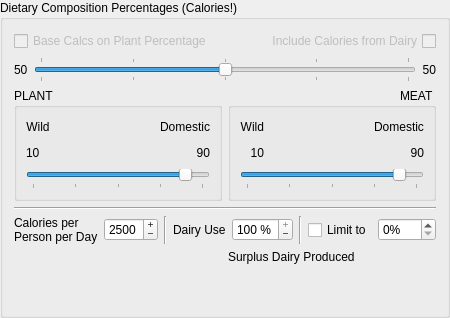
        <widget class="QGroupBox" name="diet_comp_box">
         <property name="sizePolicy">
          <sizepolicy hsizetype="Expanding" vsizetype="Fixed">
           <horstretch>0</horstretch>
           <verstretch>0</verstretch>
          </sizepolicy>
         </property>
         <property name="title">
          <string>Dietary Composition Percentages (Calories!)</string>
         </property>
         <layout class="QGridLayout">
          <item row="0" column="0" colspan="2">
           <layout class="QHBoxLayout">
            <item>
             <widget class="QCheckBox" name="cboxBaseOnPlants">
              <property name="enabled">
               <bool>false</bool>
              </property>
              <property name="text">
               <string>Base Calcs on Plant Percentage</string>
              </property>
             </widget>
            </item>
            <item>
             <spacer>
              <property name="orientation">
               <enum>Qt::Horizontal</enum>
              </property>
              <property name="sizeHint" stdset="0">
               <size>
                <width>40</width>
                <height>20</height>
               </size>
              </property>
             </spacer>
            </item>
            <item>
             <widget class="QCheckBox" name="cboxIncludeDairy">
              <property name="enabled">
               <bool>false</bool>
              </property>
              <property name="layoutDirection">
               <enum>Qt::RightToLeft</enum>
              </property>
              <property name="text">
               <string>Include Calories from Dairy</string>
              </property>
             </widget>
            </item>
           </layout>
          </item>
          <item row="1" column="0" colspan="2">
           <layout class="QHBoxLayout">
            <item>
             <widget class="QLabel" name="labelCropPercent">
              <property name="toolTip">
               <string>&lt;html&gt;&lt;head&gt;&lt;meta name=&quot;qrichtext&quot; content=&quot;1&quot; /&gt;&lt;style type=&quot;text/css&quot;&gt;
p, li { white-space: pre-wrap; }
&lt;/style&gt;&lt;/head&gt;&lt;body style=&quot; font-family:'Sans Serif'; font-size:9pt; font-weight:400; font-style:normal; text-decoration:none;&quot;&gt;
&lt;p style=&quot; margin-top:0px; margin-bottom:0px; margin-left:0px; margin-right:0px; -qt-block-indent:0; text-indent:0px;&quot;&gt;The percentage of calories of the populations diet that is supplied by food that comes from plants.&lt;/p&gt;&lt;/body&gt;&lt;/html&gt;</string>
              </property>
              <property name="text">
               <string>50</string>
              </property>
             </widget>
            </item>
            <item>
             <widget class="QSlider" name="sliderDiet">
              <property name="toolTip">
               <string>&lt;html&gt;&lt;head&gt;&lt;meta name=&quot;qrichtext&quot; content=&quot;1&quot; /&gt;&lt;style type=&quot;text/css&quot;&gt;
p, li { white-space: pre-wrap; }
&lt;/style&gt;&lt;/head&gt;&lt;body style=&quot; font-family:'Sans Serif'; font-size:9pt; font-weight:400; font-style:normal; text-decoration:none;&quot;&gt;
&lt;p style=&quot; margin-top:0px; margin-bottom:0px; margin-left:0px; margin-right:0px; -qt-block-indent:0; text-indent:0px;&quot;&gt;Adjust this slider to set the ratio of Plant:Meat plants in the diet (calories)&lt;/p&gt;&lt;/body&gt;&lt;/html&gt;</string>
              </property>
              <property name="whatsThis">
               <string>&lt;html&gt;&lt;head&gt;&lt;meta name=&quot;qrichtext&quot; content=&quot;1&quot; /&gt;&lt;style type=&quot;text/css&quot;&gt;
p, li { white-space: pre-wrap; }
&lt;/style&gt;&lt;/head&gt;&lt;body style=&quot; font-family:'Sans Serif'; font-size:9pt; font-weight:400; font-style:normal; text-decoration:none;&quot;&gt;
&lt;p style=&quot; margin-top:0px; margin-bottom:0px; margin-left:0px; margin-right:0px; -qt-block-indent:0; text-indent:0px;&quot;&gt;Set the overall division in the diet as a ratio between calories provided by &lt;span style=&quot; font-weight:600; color:#0000ff;&quot;&gt;Plants&lt;/span&gt; and calories provided by &lt;span style=&quot; font-weight:600; color:#0000ff;&quot;&gt;Meat&lt;/span&gt; with the top slider. You can either click and drag with the mouse, or use the mouse wheel. As you slide it, you will see that the percentages for both are automatically adjusted. This setting includes food from both wild and tame sources.&lt;/p&gt;
&lt;p style=&quot;-qt-paragraph-type:empty; margin-top:0px; margin-bottom:0px; margin-left:0px; margin-right:0px; -qt-block-indent:0; text-indent:0px;&quot;&gt;&lt;/p&gt;
&lt;p style=&quot; margin-top:0px; margin-bottom:0px; margin-left:0px; margin-right:0px; -qt-block-indent:0; text-indent:0px;&quot;&gt;The Plant to Meat Ratio is the primary distinction you must make when defining the settlements diet. This setting relies on the assumption that all food comes from either plants or animals, regardless of whether or not it is tame or wild. &lt;span style=&quot; font-weight:600; color:#0000ff;&quot;&gt;Note that this setting is based on calories&lt;/span&gt;&lt;/p&gt;&lt;/body&gt;&lt;/html&gt;</string>
              </property>
              <property name="maximum">
               <number>100</number>
              </property>
              <property name="singleStep">
               <number>1</number>
              </property>
              <property name="pageStep">
               <number>1</number>
              </property>
              <property name="value">
               <number>50</number>
              </property>
              <property name="sliderPosition">
               <number>50</number>
              </property>
              <property name="orientation">
               <enum>Qt::Horizontal</enum>
              </property>
              <property name="tickPosition">
               <enum>QSlider::TicksBothSides</enum>
              </property>
              <property name="tickInterval">
               <number>25</number>
              </property>
             </widget>
            </item>
            <item>
             <widget class="QLabel" name="labelMeatPercent">
              <property name="toolTip">
               <string>&lt;html&gt;&lt;head&gt;&lt;meta name=&quot;qrichtext&quot; content=&quot;1&quot; /&gt;&lt;style type=&quot;text/css&quot;&gt;
p, li { white-space: pre-wrap; }
&lt;/style&gt;&lt;/head&gt;&lt;body style=&quot; font-family:'Sans Serif'; font-size:9pt; font-weight:400; font-style:normal; text-decoration:none;&quot;&gt;
&lt;p style=&quot; margin-top:0px; margin-bottom:0px; margin-left:0px; margin-right:0px; -qt-block-indent:0; text-indent:0px;&quot;&gt;The percentage of calories of the populations diet that is supplied by food that comes from animals.&lt;/p&gt;&lt;/body&gt;&lt;/html&gt;</string>
              </property>
              <property name="text">
               <string>50</string>
              </property>
              <property name="alignment">
               <set>Qt::AlignRight|Qt::AlignTrailing|Qt::AlignVCenter</set>
              </property>
             </widget>
            </item>
           </layout>
          </item>
          <item row="2" column="0">
           <widget class="QGroupBox" name="groupplantpercent">
            <property name="title">
             <string>PLANT</string>
            </property>
            <layout class="QGridLayout">
             <item row="1" column="1">
              <spacer>
               <property name="orientation">
                <enum>Qt::Horizontal</enum>
               </property>
               <property name="sizeHint" stdset="0">
                <size>
                 <width>40</width>
                 <height>20</height>
                </size>
               </property>
              </spacer>
             </item>
             <item row="1" column="2">
              <widget class="QLabel" name="labelCropTamePercent">
               <property name="toolTip">
                <string>&lt;html&gt;&lt;head&gt;&lt;meta name=&quot;qrichtext&quot; content=&quot;1&quot; /&gt;&lt;style type=&quot;text/css&quot;&gt;
p, li { white-space: pre-wrap; }
&lt;/style&gt;&lt;/head&gt;&lt;body style=&quot; font-family:'Sans Serif'; font-size:9pt; font-weight:400; font-style:normal; text-decoration:none;&quot;&gt;
&lt;p style=&quot; margin-top:0px; margin-bottom:0px; margin-left:0px; margin-right:0px; -qt-block-indent:0; text-indent:0px;&quot;&gt;The percentage of calories of the population's &lt;span style=&quot; font-style:italic; text-decoration: underline;&quot;&gt;plant&lt;/span&gt; portion of the diet that is supplied by domesticated plants (crops).&lt;/p&gt;&lt;/body&gt;&lt;/html&gt;</string>
               </property>
               <property name="text">
                <string>90</string>
               </property>
               <property name="alignment">
                <set>Qt::AlignRight|Qt::AlignTrailing|Qt::AlignVCenter</set>
               </property>
              </widget>
             </item>
             <item row="2" column="0" colspan="3">
              <widget class="QSlider" name="sliderCrop">
               <property name="toolTip">
                <string>&lt;html&gt;&lt;head&gt;&lt;meta name=&quot;qrichtext&quot; content=&quot;1&quot; /&gt;&lt;style type=&quot;text/css&quot;&gt;
p, li { white-space: pre-wrap; }
&lt;/style&gt;&lt;/head&gt;&lt;body style=&quot; font-family:'Sans Serif'; font-size:9pt; font-weight:400; font-style:normal; text-decoration:none;&quot;&gt;
&lt;p style=&quot; margin-top:0px; margin-bottom:0px; margin-left:0px; margin-right:0px; -qt-block-indent:0; text-indent:0px;&quot;&gt;Adjust this slider to set the ratio of Wild:Tame plants in the plant portion of the diet (calories)&lt;/p&gt;&lt;/body&gt;&lt;/html&gt;</string>
               </property>
               <property name="whatsThis">
                <string>&lt;html&gt;&lt;head&gt;&lt;meta name=&quot;qrichtext&quot; content=&quot;1&quot; /&gt;&lt;style type=&quot;text/css&quot;&gt;
p, li { white-space: pre-wrap; }
&lt;/style&gt;&lt;/head&gt;&lt;body style=&quot; font-family:'Sans Serif'; font-size:9pt; font-weight:400; font-style:normal; text-decoration:none;&quot;&gt;
&lt;p style=&quot; margin-top:0px; margin-bottom:0px; margin-left:0px; margin-right:0px; -qt-block-indent:0; text-indent:0px;&quot;&gt;The Wild to Tame Ratio is the distinction you must make when defining the settlements plant or meat portion of the diet. This setting relies on the assumption that all of their food comes from either wild sources or tame sources. To adjust, simply move the slider left or right, or spin your mouse wheel. &lt;span style=&quot; font-weight:600;&quot;&gt;Note that this setting is based on calories&lt;/span&gt;&lt;/p&gt;&lt;/body&gt;&lt;/html&gt;</string>
               </property>
               <property name="maximum">
                <number>100</number>
               </property>
               <property name="singleStep">
                <number>1</number>
               </property>
               <property name="pageStep">
                <number>1</number>
               </property>
               <property name="value">
                <number>90</number>
               </property>
               <property name="sliderPosition">
                <number>90</number>
               </property>
               <property name="orientation">
                <enum>Qt::Horizontal</enum>
               </property>
               <property name="tickPosition">
                <enum>QSlider::TicksBelow</enum>
               </property>
               <property name="tickInterval">
                <number>25</number>
               </property>
              </widget>
             </item>
             <item row="1" column="0">
              <widget class="QLabel" name="labelCropWildPercent">
               <property name="toolTip">
                <string>&lt;html&gt;&lt;head&gt;&lt;meta name=&quot;qrichtext&quot; content=&quot;1&quot; /&gt;&lt;style type=&quot;text/css&quot;&gt;
p, li { white-space: pre-wrap; }
&lt;/style&gt;&lt;/head&gt;&lt;body style=&quot; font-family:'Sans Serif'; font-size:9pt; font-weight:400; font-style:normal; text-decoration:none;&quot;&gt;
&lt;p style=&quot; margin-top:0px; margin-bottom:0px; margin-left:0px; margin-right:0px; -qt-block-indent:0; text-indent:0px;&quot;&gt;The percentage of calories of the population's &lt;span style=&quot; font-style:italic; text-decoration: underline;&quot;&gt;plant&lt;/span&gt; portion of the diet that is supplied by non-domesticated plants.&lt;/p&gt;&lt;/body&gt;&lt;/html&gt;</string>
               </property>
               <property name="text">
                <string>10</string>
               </property>
               <property name="alignment">
                <set>Qt::AlignLeading|Qt::AlignLeft|Qt::AlignVCenter</set>
               </property>
              </widget>
             </item>
             <item row="0" column="0">
              <widget class="QLabel" name="label_9">
               <property name="text">
                <string>Wild</string>
               </property>
               <property name="alignment">
                <set>Qt::AlignCenter</set>
               </property>
              </widget>
             </item>
             <item row="0" column="2">
              <widget class="QLabel" name="label_11">
               <property name="text">
                <string>Domestic</string>
               </property>
               <property name="alignment">
                <set>Qt::AlignRight|Qt::AlignTrailing|Qt::AlignVCenter</set>
               </property>
              </widget>
             </item>
             <item row="0" column="1">
              <spacer>
               <property name="orientation">
                <enum>Qt::Horizontal</enum>
               </property>
               <property name="sizeHint" stdset="0">
                <size>
                 <width>40</width>
                 <height>20</height>
                </size>
               </property>
              </spacer>
             </item>
            </layout>
           </widget>
          </item>
          <item row="2" column="1">
           <widget class="QGroupBox" name="groupmeatpercent">
            <property name="layoutDirection">
             <enum>Qt::RightToLeft</enum>
            </property>
            <property name="title">
             <string>MEAT</string>
            </property>
            <layout class="QGridLayout">
             <item row="1" column="1">
              <spacer>
               <property name="orientation">
                <enum>Qt::Horizontal</enum>
               </property>
               <property name="sizeHint" stdset="0">
                <size>
                 <width>40</width>
                 <height>20</height>
                </size>
               </property>
              </spacer>
             </item>
             <item row="0" column="1">
              <spacer>
               <property name="orientation">
                <enum>Qt::Horizontal</enum>
               </property>
               <property name="sizeHint" stdset="0">
                <size>
                 <width>40</width>
                 <height>20</height>
                </size>
               </property>
              </spacer>
             </item>
             <item row="0" column="0">
              <widget class="QLabel" name="label_14">
               <property name="text">
                <string>Domestic</string>
               </property>
               <property name="alignment">
                <set>Qt::AlignCenter</set>
               </property>
              </widget>
             </item>
             <item row="1" column="2">
              <widget class="QLabel" name="labelMeatWildPercent">
               <property name="toolTip">
                <string>&lt;html&gt;&lt;head&gt;&lt;meta name=&quot;qrichtext&quot; content=&quot;1&quot; /&gt;&lt;style type=&quot;text/css&quot;&gt;
p, li { white-space: pre-wrap; }
&lt;/style&gt;&lt;/head&gt;&lt;body style=&quot; font-family:'Sans Serif'; font-size:9pt; font-weight:400; font-style:normal; text-decoration:none;&quot;&gt;
&lt;p style=&quot; margin-top:0px; margin-bottom:0px; margin-left:0px; margin-right:0px; -qt-block-indent:0; text-indent:0px;&quot;&gt;The percentage of calories of the population's &lt;span style=&quot; font-style:italic; text-decoration: underline;&quot;&gt;meat&lt;/span&gt; portion of the diet that is supplied by non-domesticated animals.  (Hunting, fishing, scavenging, etc.)&lt;/p&gt;&lt;/body&gt;&lt;/html&gt;</string>
               </property>
               <property name="text">
                <string>10</string>
               </property>
               <property name="alignment">
                <set>Qt::AlignRight|Qt::AlignTrailing|Qt::AlignVCenter</set>
               </property>
              </widget>
             </item>
             <item row="0" column="2">
              <widget class="QLabel" name="label_13">
               <property name="text">
                <string>Wild</string>
               </property>
               <property name="alignment">
                <set>Qt::AlignRight|Qt::AlignTrailing|Qt::AlignVCenter</set>
               </property>
              </widget>
             </item>
             <item row="1" column="0">
              <widget class="QLabel" name="labelMeatTamePercent">
               <property name="toolTip">
                <string>&lt;html&gt;&lt;head&gt;&lt;meta name=&quot;qrichtext&quot; content=&quot;1&quot; /&gt;&lt;style type=&quot;text/css&quot;&gt;
p, li { white-space: pre-wrap; }
&lt;/style&gt;&lt;/head&gt;&lt;body style=&quot; font-family:'Sans Serif'; font-size:9pt; font-weight:400; font-style:normal; text-decoration:none;&quot;&gt;
&lt;p style=&quot; margin-top:0px; margin-bottom:0px; margin-left:0px; margin-right:0px; -qt-block-indent:0; text-indent:0px;&quot;&gt;The percentage of calories of the population's &lt;span style=&quot; font-style:italic; text-decoration: underline;&quot;&gt;meat&lt;/span&gt; portion of the diet that is supplied by domesticated animals.&lt;/p&gt;&lt;/body&gt;&lt;/html&gt;</string>
               </property>
               <property name="layoutDirection">
                <enum>Qt::LeftToRight</enum>
               </property>
               <property name="text">
                <string>90</string>
               </property>
               <property name="alignment">
                <set>Qt::AlignRight|Qt::AlignTrailing|Qt::AlignVCenter</set>
               </property>
              </widget>
             </item>
             <item row="2" column="0" colspan="3">
              <widget class="QSlider" name="sliderMeat">
               <property name="toolTip">
                <string>&lt;html&gt;&lt;head&gt;&lt;meta name=&quot;qrichtext&quot; content=&quot;1&quot; /&gt;&lt;style type=&quot;text/css&quot;&gt;
p, li { white-space: pre-wrap; }
&lt;/style&gt;&lt;/head&gt;&lt;body style=&quot; font-family:'Sans Serif'; font-size:9pt; font-weight:400; font-style:normal; text-decoration:none;&quot;&gt;
&lt;p style=&quot; margin-top:0px; margin-bottom:0px; margin-left:0px; margin-right:0px; -qt-block-indent:0; text-indent:0px;&quot;&gt;Adjust this slider to set the ratio of Wild:Tame animals in the meat portion of the diet (calories)&lt;/p&gt;&lt;/body&gt;&lt;/html&gt;</string>
               </property>
               <property name="whatsThis">
                <string>&lt;html&gt;&lt;head&gt;&lt;meta name=&quot;qrichtext&quot; content=&quot;1&quot; /&gt;&lt;style type=&quot;text/css&quot;&gt;
p, li { white-space: pre-wrap; }
&lt;/style&gt;&lt;/head&gt;&lt;body style=&quot; font-family:'Sans Serif'; font-size:9pt; font-weight:400; font-style:normal; text-decoration:none;&quot;&gt;
&lt;p style=&quot; margin-top:0px; margin-bottom:0px; margin-left:0px; margin-right:0px; -qt-block-indent:0; text-indent:0px;&quot;&gt;The Wild to Tame Ratio is the distinction you must make when defining the settlements plant or meat portion of the diet. This setting relies on the assumption that all of their food comes from either wild sources or tame sources. To adjust, simply move the slider left or right, or spin your mouse wheel. &lt;span style=&quot; font-weight:600;&quot;&gt;Note that this setting is based on calories&lt;/span&gt;&lt;/p&gt;&lt;/body&gt;&lt;/html&gt;</string>
               </property>
               <property name="layoutDirection">
                <enum>Qt::LeftToRight</enum>
               </property>
               <property name="maximum">
                <number>100</number>
               </property>
               <property name="singleStep">
                <number>1</number>
               </property>
               <property name="pageStep">
                <number>1</number>
               </property>
               <property name="value">
                <number>90</number>
               </property>
               <property name="sliderPosition">
                <number>90</number>
               </property>
               <property name="orientation">
                <enum>Qt::Horizontal</enum>
               </property>
               <property name="tickPosition">
                <enum>QSlider::TicksBelow</enum>
               </property>
               <property name="tickInterval">
                <number>25</number>
               </property>
              </widget>
             </item>
            </layout>
           </widget>
          </item>
          <item row="3" column="0" colspan="2">
           <widget class="Line" name="line">
            <property name="orientation">
             <enum>Qt::Horizontal</enum>
            </property>
           </widget>
          </item>
          <item row="4" column="0" colspan="2">
           <layout class="QHBoxLayout">
            <item>
             <layout class="QHBoxLayout">
              <item>
               <widget class="QLabel" name="label6">
                <property name="toolTip">
                 <string>&lt;html&gt;&lt;head&gt;&lt;meta name=&quot;qrichtext&quot; content=&quot;1&quot; /&gt;&lt;style type=&quot;text/css&quot;&gt;
p, li { white-space: pre-wrap; }
&lt;/style&gt;&lt;/head&gt;&lt;body style=&quot; font-family:'Sans Serif'; font-size:9pt; font-weight:400; font-style:normal; text-decoration:none;&quot;&gt;
&lt;p style=&quot; margin-top:0px; margin-bottom:0px; margin-left:0px; margin-right:0px; -qt-block-indent:0; text-indent:0px;&quot;&gt;Average requirements for each individual&lt;/p&gt;&lt;/body&gt;&lt;/html&gt;</string>
                </property>
                <property name="whatsThis">
                 <string>&lt;html&gt;&lt;head&gt;&lt;meta name=&quot;qrichtext&quot; content=&quot;1&quot; /&gt;&lt;style type=&quot;text/css&quot;&gt;
p, li { white-space: pre-wrap; }
&lt;/style&gt;&lt;/head&gt;&lt;body style=&quot; font-family:'Sans Serif'; font-size:9pt; font-weight:400; font-style:normal; text-decoration:none;&quot;&gt;
&lt;p style=&quot; margin-top:0px; margin-bottom:0px; margin-left:0px; margin-right:0px; -qt-block-indent:0; text-indent:0px;&quot;&gt;This figure is an average only.  In the future, I hope to be able to implement a feature whereby the human population is modelled, and account for different requirements of men, adult women, pregnant women, lactating women, and children.&lt;/p&gt;&lt;/body&gt;&lt;/html&gt;</string>
                </property>
                <property name="text">
                 <string>Calories per
Person per Day</string>
                </property>
                <property name="wordWrap">
                 <bool>false</bool>
                </property>
               </widget>
              </item>
              <item>
               <widget class="QSpinBox" name="sbDailyCalories">
                <property name="toolTip">
                 <string>&lt;html&gt;&lt;head&gt;&lt;meta name=&quot;qrichtext&quot; content=&quot;1&quot; /&gt;&lt;style type=&quot;text/css&quot;&gt;
p, li { white-space: pre-wrap; }
&lt;/style&gt;&lt;/head&gt;&lt;body style=&quot; font-family:'Sans Serif'; font-size:9pt; font-weight:400; font-style:normal; text-decoration:none;&quot;&gt;
&lt;p style=&quot; margin-top:0px; margin-bottom:0px; margin-left:0px; margin-right:0px; -qt-block-indent:0; text-indent:0px;&quot;&gt;Set the average number of calories per day required per person&lt;/p&gt;&lt;/body&gt;&lt;/html&gt;</string>
                </property>
                <property name="whatsThis">
                 <string>&lt;html&gt;&lt;head&gt;&lt;meta name=&quot;qrichtext&quot; content=&quot;1&quot; /&gt;&lt;style type=&quot;text/css&quot;&gt;
p, li { white-space: pre-wrap; }
&lt;/style&gt;&lt;/head&gt;&lt;body style=&quot; font-family:'Sans Serif'; font-size:9pt; font-weight:400; font-style:normal; text-decoration:none;&quot;&gt;
&lt;p style=&quot; margin-top:0px; margin-bottom:0px; margin-left:0px; margin-right:0px; -qt-block-indent:0; text-indent:0px;&quot;&gt;In future versions of Landuse Analyst, the demographics of the human population will be modelled, but currently the user has to supply one figure for an average number of calories required by a single person on a daily basis.&lt;/p&gt;&lt;/body&gt;&lt;/html&gt;</string>
                </property>
                <property name="buttonSymbols">
                 <enum>QAbstractSpinBox::PlusMinus</enum>
                </property>
                <property name="minimum">
                 <number>1</number>
                </property>
                <property name="maximum">
                 <number>5000</number>
                </property>
                <property name="singleStep">
                 <number>1</number>
                </property>
                <property name="value">
                 <number>2500</number>
                </property>
               </widget>
              </item>
             </layout>
            </item>
            <item>
             <widget class="Line" name="line_2">
              <property name="orientation">
               <enum>Qt::Vertical</enum>
              </property>
             </widget>
            </item>
            <item>
             <layout class="QHBoxLayout">
              <item>
               <widget class="QLabel" name="label6_2">
                <property name="toolTip">
                 <string>&lt;html&gt;&lt;head&gt;&lt;meta name=&quot;qrichtext&quot; content=&quot;1&quot; /&gt;&lt;style type=&quot;text/css&quot;&gt;
p, li { white-space: pre-wrap; }
&lt;/style&gt;&lt;/head&gt;&lt;body style=&quot; font-family:'Sans Serif'; font-size:9pt; font-weight:400; font-style:normal; text-decoration:none;&quot;&gt;
&lt;p style=&quot; margin-top:0px; margin-bottom:0px; margin-left:0px; margin-right:0px; -qt-block-indent:0; text-indent:0px;&quot;&gt;Average requirements for each individual&lt;/p&gt;&lt;/body&gt;&lt;/html&gt;</string>
                </property>
                <property name="whatsThis">
                 <string>&lt;html&gt;&lt;head&gt;&lt;meta name=&quot;qrichtext&quot; content=&quot;1&quot; /&gt;&lt;style type=&quot;text/css&quot;&gt;
p, li { white-space: pre-wrap; }
&lt;/style&gt;&lt;/head&gt;&lt;body style=&quot; font-family:'Sans Serif'; font-size:9pt; font-weight:400; font-style:normal; text-decoration:none;&quot;&gt;
&lt;p style=&quot; margin-top:0px; margin-bottom:0px; margin-left:0px; margin-right:0px; -qt-block-indent:0; text-indent:0px;&quot;&gt;This figure is an average only.  In the future, I hope to be able to implement a feature whereby the human population is modelled, and account for different requirements of men, adult women, pregnant women, lactating women, and children.&lt;/p&gt;&lt;/body&gt;&lt;/html&gt;</string>
                </property>
                <property name="text">
                 <string>Dairy Use</string>
                </property>
                <property name="wordWrap">
                 <bool>false</bool>
                </property>
               </widget>
              </item>
              <item>
               <widget class="QSpinBox" name="sbDairyUtilisation">
                <property name="sizePolicy">
                 <sizepolicy hsizetype="Minimum" vsizetype="Fixed">
                  <horstretch>0</horstretch>
                  <verstretch>0</verstretch>
                 </sizepolicy>
                </property>
                <property name="toolTip">
                 <string>&lt;html&gt;&lt;head&gt;&lt;meta name=&quot;qrichtext&quot; content=&quot;1&quot; /&gt;&lt;style type=&quot;text/css&quot;&gt;
p, li { white-space: pre-wrap; }
&lt;/style&gt;&lt;/head&gt;&lt;body style=&quot; font-family:'Sans Serif'; font-size:9pt; font-weight:400; font-style:normal; text-decoration:none;&quot;&gt;
&lt;p style=&quot; margin-top:0px; margin-bottom:0px; margin-left:0px; margin-right:0px; -qt-block-indent:0; text-indent:0px;&quot;&gt;Set the average number of calories per day required per person&lt;/p&gt;&lt;/body&gt;&lt;/html&gt;</string>
                </property>
                <property name="whatsThis">
                 <string>&lt;html&gt;&lt;head&gt;&lt;meta name=&quot;qrichtext&quot; content=&quot;1&quot; /&gt;&lt;style type=&quot;text/css&quot;&gt;
p, li { white-space: pre-wrap; }
&lt;/style&gt;&lt;/head&gt;&lt;body style=&quot; font-family:'Sans Serif'; font-size:9pt; font-weight:400; font-style:normal; text-decoration:none;&quot;&gt;
&lt;p style=&quot; margin-top:0px; margin-bottom:0px; margin-left:0px; margin-right:0px; -qt-block-indent:0; text-indent:0px;&quot;&gt;In future versions of Landuse Analyst, the demographics of the human population will be modelled, but currently the user has to supply one figure for an average number of calories required by a single person on a daily basis.&lt;/p&gt;&lt;/body&gt;&lt;/html&gt;</string>
                </property>
                <property name="buttonSymbols">
                 <enum>QAbstractSpinBox::PlusMinus</enum>
                </property>
                <property name="suffix">
                 <string> %</string>
                </property>
                <property name="maximum">
                 <number>100</number>
                </property>
                <property name="singleStep">
                 <number>1</number>
                </property>
                <property name="value">
                 <number>100</number>
                </property>
               </widget>
              </item>
              <item>
               <widget class="Line" name="line_8">
                <property name="orientation">
                 <enum>Qt::Vertical</enum>
                </property>
               </widget>
              </item>
              <item>
               <widget class="QCheckBox" name="cboxLimitDairy">
                <property name="text">
                 <string>Limit to</string>
                </property>
               </widget>
              </item>
              <item>
               <widget class="QSpinBox" name="sbLimitDairyPercent">
                <property name="toolTip">
                 <string>If selected, dairy products cannot contribute more than this percentage towards the overall diet.  If this level is achieved, surplus will be reported</string>
                </property>
                <property name="suffix">
                 <string>%</string>
                </property>
                <property name="maximum">
                 <number>100</number>
                </property>
               </widget>
              </item>
             </layout>
            </item>
           </layout>
          </item>
          <item row="6" column="1">
           <spacer>
            <property name="orientation">
             <enum>Qt::Vertical</enum>
            </property>
            <property name="sizeHint" stdset="0">
             <size>
              <width>20</width>
              <height>40</height>
             </size>
            </property>
           </spacer>
          </item>
          <item row="5" column="1">
           <widget class="QLabel" name="labelDairySurplus">
            <property name="text">
             <string>Surplus Dairy Produced</string>
            </property>
           </widget>
          </item>
         </layout>
        </widget>
